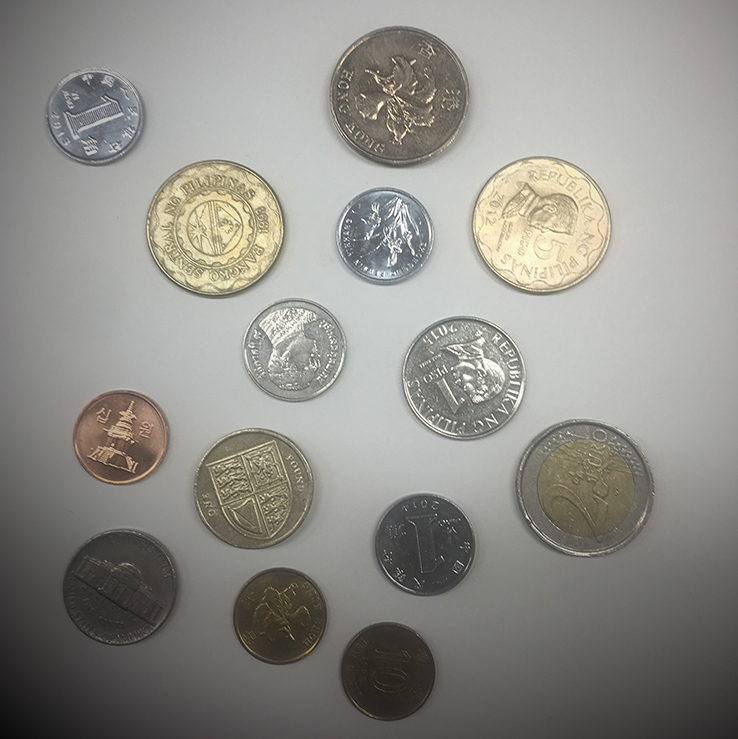
#> input picture Chap05/coins.jpg, 738 x 739 px
$ python extract_coins.py --image coins.jpg
#> lines starting #> are read from the running program, lines starting #| are printed output that depends on the picture; after the words box and inside, x2 and y2 are one past the last pixel; in counts of white or black regions, pixels touching at a corner belong together
# 필요한 패키지를 import함
from __future__ import print_function
from random import seed, randint
import argparse
import cv2
import numpy as np
from copy import deepcopy
from matplotlib import pyplot as plt

def findContours(img):
	# 타원형의 구조적 요소 생성
	kernel = cv2.getStructuringElement(cv2.MORPH_ELLIPSE, (3, 3))

	# 닫힘 연산 적용
	img = cv2.morphologyEx(img, cv2.MORPH_CLOSE, kernel)

	# contour 생성
	version = int(cv2.__version__.split(".")[0])
	if version == 2 or version == 4:
		(contours, hierarchy) \
		= cv2.findContours(img, cv2.RETR_EXTERNAL, cv2.CHAIN_APPROX_SIMPLE)
	elif version == 3:
		(_, contours, hierarchy) \
		 = cv2.findContours(img, cv2.RETR_EXTERNAL, cv2.CHAIN_APPROX_SIMPLE)
	print("Total number of contours: ", len(contours))

	return contours

if __name__ == "__main__" :
	# 명령행 인자 처리
	ap = argparse.ArgumentParser()
	ap.add_argument('-i', '--image', required = True, \
			help = 'Path to the input image')
	args = vars(ap.parse_args())

	filename = args['image']

	# OpenCV를 사용하여 영상 데이터 로딩
	image = cv2.imread(filename)
#> image is the input picture: shape (739, 738, 3); mean B, G, R 137.7, 143, 144.2

	# Grayscale 영상으로 변환한 후
	# 가우시안 평활화 및 임계화 수행
	gray = cv2.cvtColor(image, cv2.COLOR_BGR2GRAY)
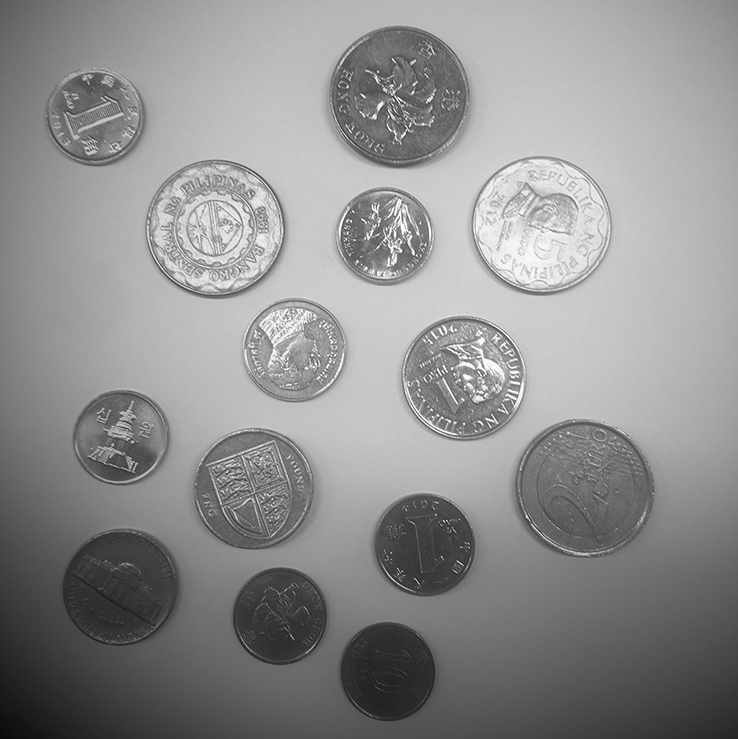
#> gray: shape (739, 738); min 10, max 255, mean 142.8
	gray = cv2.GaussianBlur(gray, (3, 3), 0)
	binary = cv2.adaptiveThreshold(gray, 255, cv2.ADAPTIVE_THRESH_GAUSSIAN_C, cv2.THRESH_BINARY_INV, 11, 2)
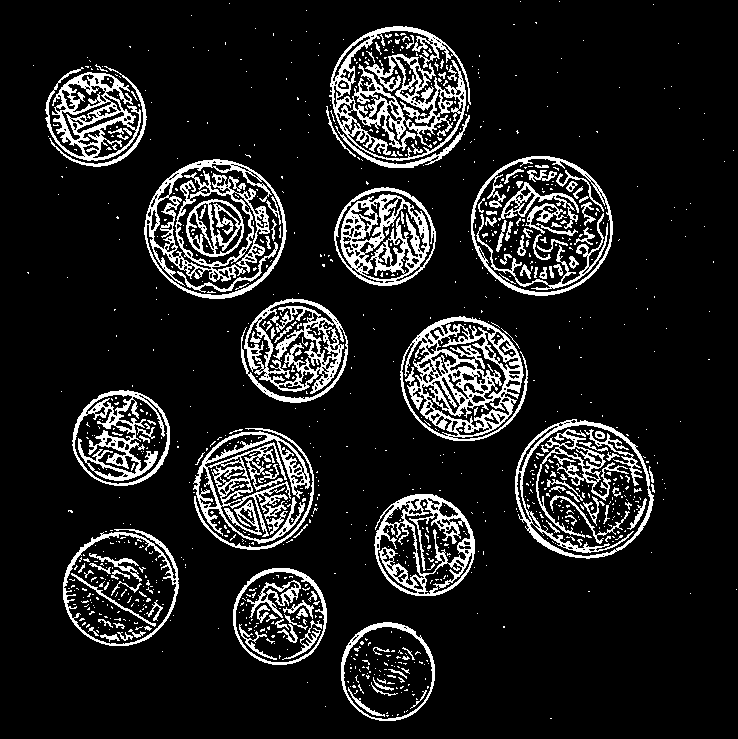
#> binary: shape (739, 738); 12.5% white in thin lines or dots

	# 연결요소 생성
	contours = findContours(binary)
#> in findContours, `img = cv2.morphologyEx(img, cv2.MORPH_CLOSE, kernel)`:
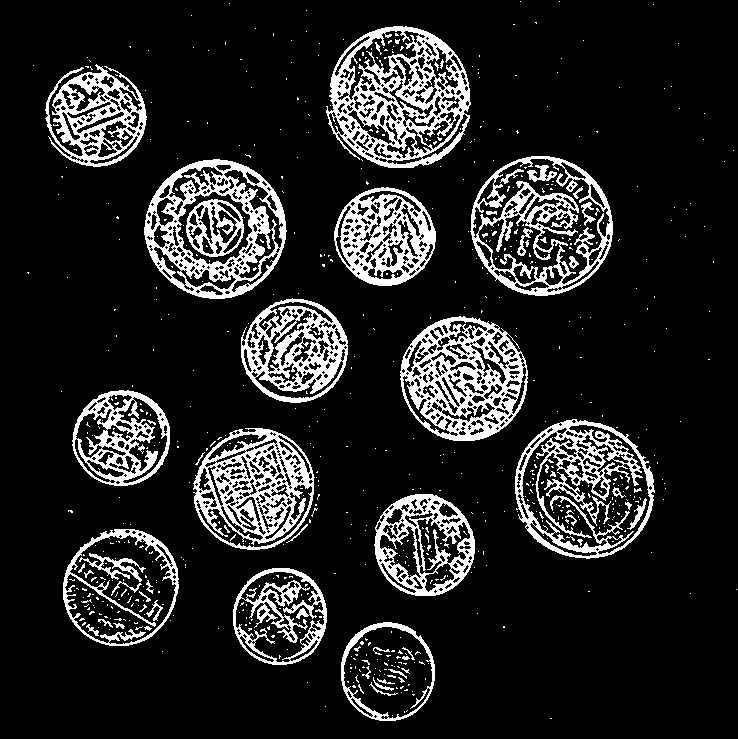
#> img: shape (739, 738); 14.2% white; 688 white regions (631 under 20 px)
#> in findContours, `(contours, hierarchy) \ = cv2.findContours(img, cv2.RETR_EXTERNAL, cv2..`: contours = 276 contours, 261 with area under 20; largest, box (x1, y1, x2, y2) and area: (326, 26, 471, 168) 15838, (470, 156, 613, 296) 15374, (144, 159, 287, 299) 15230, (515, 419, 655, 559) 14972, (400, 316, 528, 441) 12204
#| Total number of contours:  276

	# 모든 연결요소의 외곽선을 포함하는 영상 생성
	new_img = np.zeros_like(image, dtype="uint8")
	cntrarray = sorted(contours, key = cv2.contourArea, reverse = True)
#> cntrarray has the same summary as contours in findContours
	box_img = deepcopy(new_img)  # 필요하다면 반복 전에 복제
#> new_img: shape (739, 738, 3); every value is 0

	seed(9001)
	for cntr in cntrarray:
		if cv2.contourArea(cntr) > 5:
			r = randint(0, 256)
			g = randint(0, 256)
			b = randint(0, 256)

			# 외곽선: 무작위 색
			cv2.drawContours(new_img, [cntr], 0, (b, g, r), 10)
			# 내부 채우기: 흰색
			hull = cv2.convexHull(cntr)
			cv2.drawContours(new_img, [hull], 0, (255, 255, 255), -1)
			print("면적: ", cv2.contourArea(cntr))
#> this loop made 276 passes
#> (r, g, b) on passes 1 to 12: (18, 154, 129), (34, 128, 27), (137, 181, 149), (38, 227, 112), (233, 200, 114), (126, 251, 64), (156, 113, 83), (200, 192, 142), (88, 154, 253), (63, 202, 1), (110, 2, 248), (256, 142, 22)
#> cntr on passes 17, 21, 22, 28, 29, 30: [[214, 441], [210, 445], [210, 446], [215, 441]], [[366, 181], [366, 183], [367, 184], [368, 183]], [[309, 519], [309, 522], [310, 522], [310, 520]], [[206, 448], [206, 450], [207, 449], [207, 448]], [[320, 254], [320, 256], [321, 256], [321, 255]], [[281, 176], [281, 177], [282, 178], [282, 176]]
#| 면적:  15837.5
#| 면적:  15374.0
#| 면적:  15230.5
#| 면적:  14971.5
#| 면적:  12204.0
#| 면적:  11279.5
#| 면적:  10476.0
#| 면적:  8478.5
#> (further printed lines are left out)
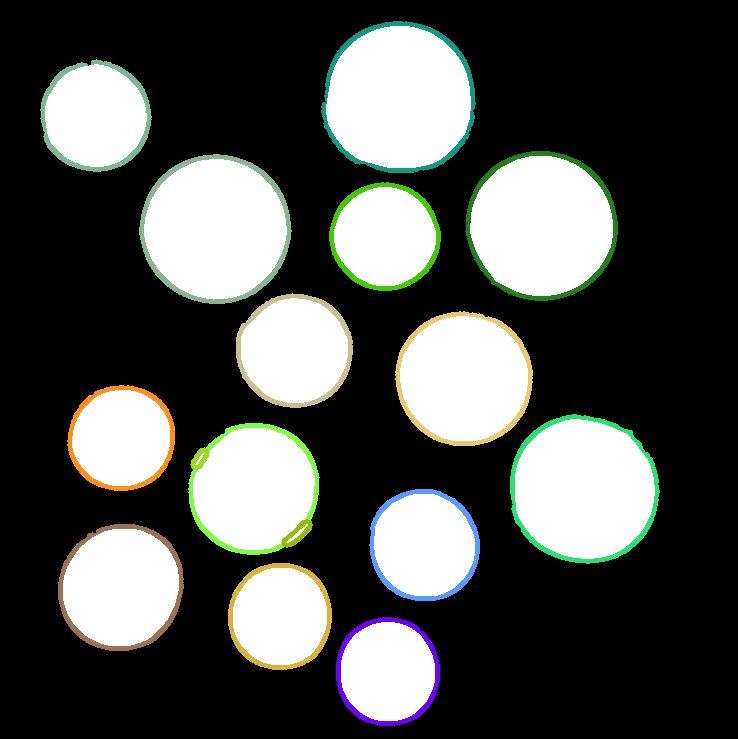
#> new_img: shape (739, 738, 3); mean of channels 0, 1, 2 77.1, 79.9, 77.8; drawn as B, G, R

	# 결과 영상 출력
	image = cv2.cvtColor(image, cv2.COLOR_BGR2RGB)
	plt.subplot(1, 3, 1), plt.imshow(image)
	plt.title('image'), plt.xticks([]), plt.yticks([])
	plt.subplot(1, 3, 2), plt.imshow(binary, cmap='gray')
	plt.title('threshold'), plt.xticks([]), plt.yticks([])
	plt.subplot(1, 3, 3), plt.imshow(new_img)
	plt.title('contour'), plt.xticks([]), plt.yticks([])
	plt.show()
